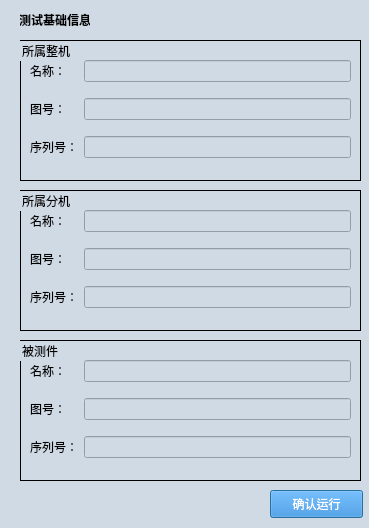
<?xml version="1.0" encoding="UTF-8"?>
<ui version="4.0">
 <class>Dialog</class>
 <widget class="QDialog" name="Dialog">
  <property name="geometry">
   <rect>
    <x>0</x>
    <y>0</y>
    <width>369</width>
    <height>528</height>
   </rect>
  </property>
  <property name="windowTitle">
   <string>测试参数</string>
  </property>
  <property name="styleSheet">
   <string notr="true">QDialog{
background-color:#D0DAE5;
}

QTextBrower{
background-color:#D0DAE5;
}

QLineEdit{
background-color:#D0DAE5;
}

QWidget{
background-color:#D0DAE5;
}

QStackedWidget{
background-color:#D0DAE5;
}

QHeaderView{
background-color:#D0DAE5;
}

QLabel{
font-size:12px;
font-family:Microsoft YaHei;
background-color:#D0DAE5;
}

QPushButton{         /*按钮自适应拉伸背景*/
border-width: 2px 15px 2px 15px;
background-color:#2884D8;
color: #FFFFFF;
font-size:12px;
font-family:Microsoft YaHei;
}

QGroupBox{
font-size:12px;
font-family:Microsoft YaHei;
border:1px solid rgb(0, 0, 0); 
}</string>
  </property>
  <widget class="QLabel" name="testexecute_page1_label_2">
   <property name="geometry">
    <rect>
     <x>20</x>
     <y>10</y>
     <width>70</width>
     <height>20</height>
    </rect>
   </property>
   <property name="font">
    <font>
     <family>Microsoft YaHei</family>
     <pointsize>-1</pointsize>
     <weight>75</weight>
     <bold>true</bold>
    </font>
   </property>
   <property name="text">
    <string>测试基础信息</string>
   </property>
   <property name="alignment">
    <set>Qt::AlignCenter</set>
   </property>
  </widget>
  <widget class="QGroupBox" name="groupBox_9">
   <property name="geometry">
    <rect>
     <x>20</x>
     <y>40</y>
     <width>341</width>
     <height>141</height>
    </rect>
   </property>
   <property name="title">
    <string>所属整机</string>
   </property>
   <property name="flat">
    <bool>false</bool>
   </property>
   <layout class="QGridLayout" name="gridLayout_28">
    <item row="0" column="0">
     <widget class="QLabel" name="label">
      <property name="text">
       <string>名称：</string>
      </property>
     </widget>
    </item>
    <item row="0" column="1">
     <widget class="QLineEdit" name="lineEdit_main_name"/>
    </item>
    <item row="1" column="0">
     <widget class="QLabel" name="label_2">
      <property name="text">
       <string>图号：</string>
      </property>
     </widget>
    </item>
    <item row="1" column="1">
     <widget class="QLineEdit" name="lineEdit_main_tuhao"/>
    </item>
    <item row="2" column="0">
     <widget class="QLabel" name="label_3">
      <property name="text">
       <string>序列号：</string>
      </property>
     </widget>
    </item>
    <item row="2" column="1">
     <widget class="QLineEdit" name="lineEdit_main_serialno"/>
    </item>
   </layout>
  </widget>
  <widget class="QGroupBox" name="groupBox_10">
   <property name="geometry">
    <rect>
     <x>20</x>
     <y>190</y>
     <width>341</width>
     <height>141</height>
    </rect>
   </property>
   <property name="title">
    <string>所属分机</string>
   </property>
   <property name="flat">
    <bool>false</bool>
   </property>
   <layout class="QGridLayout" name="gridLayout_29">
    <item row="0" column="0">
     <widget class="QLabel" name="label_4">
      <property name="text">
       <string>名称：</string>
      </property>
     </widget>
    </item>
    <item row="0" column="1">
     <widget class="QLineEdit" name="lineEdit_branch_name"/>
    </item>
    <item row="1" column="0">
     <widget class="QLabel" name="label_5">
      <property name="text">
       <string>图号：</string>
      </property>
     </widget>
    </item>
    <item row="1" column="1">
     <widget class="QLineEdit" name="lineEdit_branch_tuhao"/>
    </item>
    <item row="2" column="0">
     <widget class="QLabel" name="label_6">
      <property name="text">
       <string>序列号：</string>
      </property>
     </widget>
    </item>
    <item row="2" column="1">
     <widget class="QLineEdit" name="lineEdit_branch_serialno"/>
    </item>
   </layout>
  </widget>
  <widget class="QGroupBox" name="groupBox_11">
   <property name="geometry">
    <rect>
     <x>20</x>
     <y>340</y>
     <width>341</width>
     <height>141</height>
    </rect>
   </property>
   <property name="title">
    <string>被测件</string>
   </property>
   <property name="flat">
    <bool>false</bool>
   </property>
   <layout class="QGridLayout" name="gridLayout_30">
    <item row="0" column="0">
     <widget class="QLabel" name="label_7">
      <property name="text">
       <string>名称：</string>
      </property>
     </widget>
    </item>
    <item row="0" column="1">
     <widget class="QLineEdit" name="lineEdit_dut_name"/>
    </item>
    <item row="1" column="0">
     <widget class="QLabel" name="label_8">
      <property name="text">
       <string>图号：</string>
      </property>
     </widget>
    </item>
    <item row="1" column="1">
     <widget class="QLineEdit" name="lineEdit_dut_tuhao"/>
    </item>
    <item row="2" column="0">
     <widget class="QLabel" name="label_9">
      <property name="text">
       <string>序列号：</string>
      </property>
     </widget>
    </item>
    <item row="2" column="1">
     <widget class="QLineEdit" name="lineEdit_dut_serialno"/>
    </item>
   </layout>
  </widget>
  <widget class="QPushButton" name="pushButton_verify">
   <property name="geometry">
    <rect>
     <x>270</x>
     <y>490</y>
     <width>93</width>
     <height>28</height>
    </rect>
   </property>
   <property name="text">
    <string>确认运行</string>
   </property>
  </widget>
 </widget>
 <resources/>
 <connections/>
</ui>
